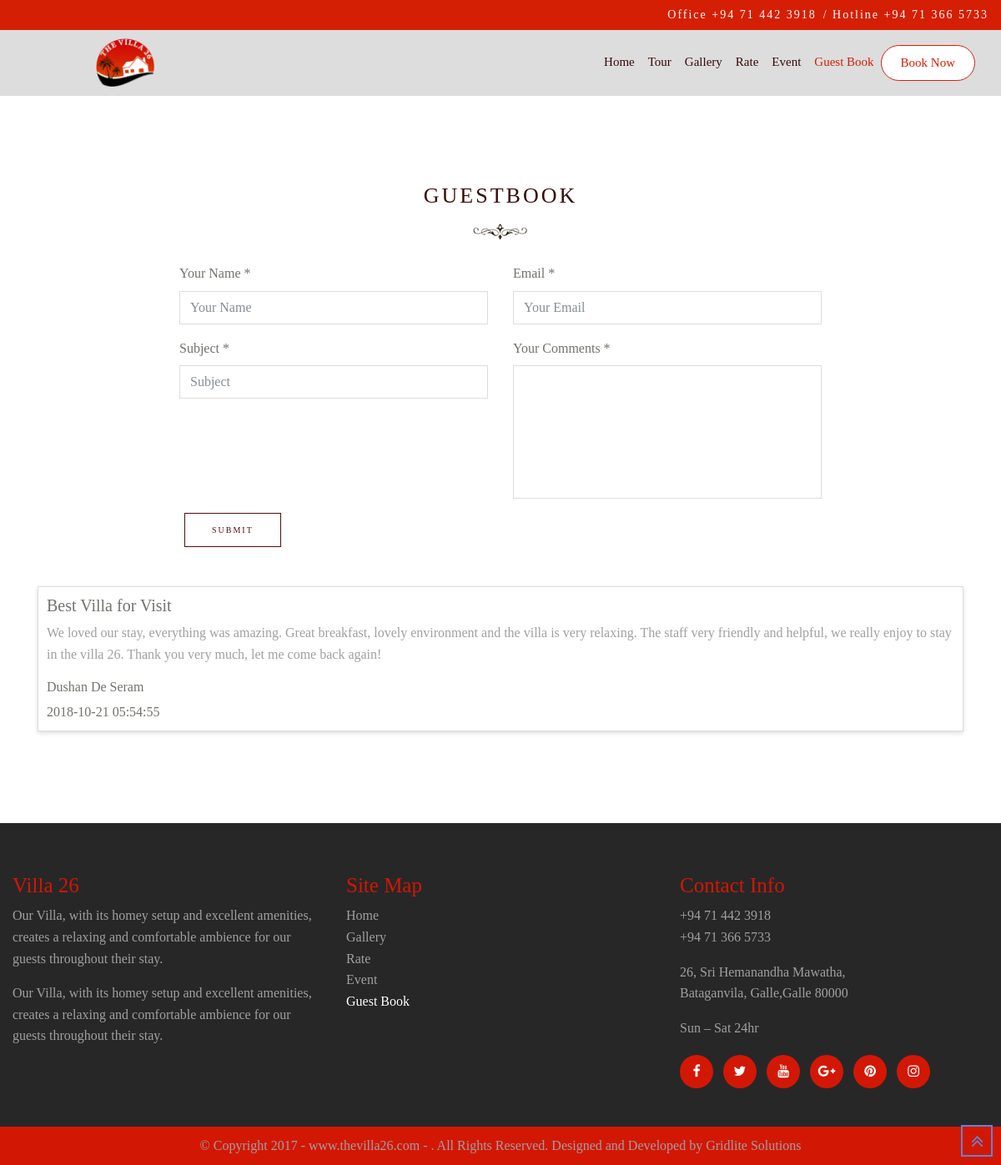
Page /index.php/guestbook on the committed database.
### tables this page shows
CREATE TABLE `guestbook` (
  `g_id` int(11) NOT NULL,
  `g_name` varchar(50) NOT NULL,
  `g_title` varchar(20) NOT NULL,
  `g_email` varchar(100) NOT NULL,
  `g_comment` varchar(500) NOT NULL,
  `g_status` varchar(10) NOT NULL,
  `g_view_status` varchar(10) NOT NULL,
  `g_date` timestamp NOT NULL DEFAULT current_timestamp() ON UPDATE current_timestamp()
);

### application/controllers/Guestbook.php (called while the page is built, shortened)
<?php
class Guestbook extends CI_Controller {
	function __Construct(){
		$this->load->model('guestbook_model');
		$this->load->model('common_model');
		$this->load->library('form_validation');
		$this->load->library("pagination");
		$this->load->helper('typography');
		$this->load->helper('text');
		$this->load->helper('string');
		$this->load->library('user_agent');
	}
	public function index()
	{
		$this->data['guestbooks'] = $this->guestbook_model->viewGuestbooks();
		$this->load->view('guestbook', $this->data);
	}
}

### index.php (called while the page is built, shortened)
<?php
require_once BASEPATH.'core/CodeIgniter.php';

### application/models/Guestbook_model.php (called while the page is built, shortened)
<?php
class Guestbook_model extends CI_model{
    public function viewGuestbooks(){
	$this->db->select("*");
    $this->db->from("guestbook");
    $this->db->where("g_status='active'");
    $query = $this->db->get();
    return $query->result();
	}
}
?>

### application/views/guestbook.php (the view, shortened to what this page needs)
?><!DOCTYPE html>
<html lang="en">
<head>
</head>
<body>
<div id="site-content">
    <div class="guestbook">
    	<div class="guest-wrap mg-t-30">
        	<div class="container-fluid section-container">
            		<div class="row section-title text-center">
                        <div class="col-md-12">
                            <h2>Guestbook</h2>
                        </div>
                    </div>
                    <div class="row">
                    	<div class="col-md-2"></div>
                        <div class="col-md-8">
                         	<div class="bookform-wrap">
                                 <form name="form" method="post" enctype="multipart/form-data" action="<?php echo base_url();?>guestbook/addguestbookprocess" onsubmit="return addGuestbook()">
                                  <div class="form-group">
                                  	<div class="row">
                                        <div class="col-md-6">
                                          <div class="controls">
                                        	<label>Your Name *</label>
                                        	<input type="text" name="name" class="form-control"  placeholder="Your Name">
                                          </div>
                                       </div>
                                       <div class="col-md-6">
                                          <div class="controls">
                                        	<label>Email *</label>
                                        	<input type="email" name="email" class="form-control" placeholder="Your Email">
                                          </div>
                                       </div>
                                    </div>
                                  </div>
                                  <div class="form-group">
                                  	<div class="row">
                                        <div class="col-md-6">
                                          <div class="controls">
                                        	<label>Subject *</label>
                                        	<input type="text"  name="subject" class="form-control"  placeholder="Subject">
                                          </div>
                                       </div>
                                       <div class="col-md-6">
                                          <div class="controls">
                                        	<label>Your Comments *</label>
                                        	<textarea maxlength="500" name="message" id="message"  class="form-control" rows="6"></textarea>
                                          </div>
                                       </div>
                                    </div>
                                  </div>
                                  <div class="form-group">
                                  	<div class="row">
                                        <div class="col-md-12">
                                            <div class="">
                                                <button class="formbtn"><a class="btn btn-white">Submit</a></button>
                                            </div>
                                        </div>
                                   </div>
                                  </div>
                                </form>
                            </div>
                        </div>
                        <div class="col-md-2"></div>
                    </div>
              </div>
        </div>
        <div class="guest-line mg-t-30">
        	<div class="container section-container">
            		<?php foreach($guestbooks  as $guestbook){?>
                    <div class="row">
                        <div class="col-md-12">
                         	<div class="review-wrap">
                                <div class="review-title">
                                    <h3><?php echo $guestbook->g_title;?></h3>
                                </div>
                                <div class="review-quote">
                                    <p><?php  $string = nl2br_except_pre($guestbook->g_comment);
									echo $string;?></p>
                                </div>
                                <div class="review-author">
                                    <h3><?php echo $guestbook->g_name;?></h3><span class="details"><?php echo $guestbook->g_date;?></span>
                                </div>
                            </div>
                        </div>
                    </div>
                    <?php } ?>
              </div>
        </div>
    </div>
</div>
</body>
</html>

### assets/css/style.css (style rules this page uses)
.section-title h2 { display: inline-block; line-height: 0px; margin-bottom: 40px; padding-bottom: 40px; position: relative; text-transform: uppercase; font-size: 24px; color: #272727; }
.section-title h2::after { background: rgba(0, 0, 0, 0) url(../img/png/title-divide.png) no-repeat scroll 0 0; bottom: -30%; content: ""; height: 50%; left: calc(50% - 51.5px); position: absolute; width: 103px; }
p { color: #a0a0a0; }
.tours,.gallery,.rate,.event,.guestbook,.booknow { padding: 80px 0 80px 0; }
textarea { resize: none; padding: 10px; border-radius: 0; width: 100%; }
.form-group .form-control { padding: 7px 12px; border-color: #dddddd; box-shadow: none; border-radius: 0; }
.formbtn { background: none; border: none; color: #4f1110; font-weight: bold; box-shadow:none; }
.review-title h3 { font-size:20px; }
.review-author h3 { font-size: 16px; }
.review-wrap { padding: 10px; border: 1px solid #dddddd; margin: 0; margin-bottom: 30px; -webkit-box-shadow: 0px 2px 5px 0px rgb(221, 221, 221); -moz-box-shadow: 0px 2px 5px 0px rgb(221, 221, 221); -ms-box-shadow: 0px 2px 5px 0px rgb(221, 221, 221); -o-box-shadow: 0px 2px 5px 0px rgb(221, 221, 221); box-shadow: 0px 2px 5px 0px rgb(221, 221, 221); -webkit-border-radius: 0px; -moz-border-radius: 0px; -ms-border-radius: 0px; border-radius: 0px; -webkit-transition: 0.3s; -o-transition: 0.3s; transition: 0.3s; }
.section-title h2 { display: inline-block; line-height: 0px; margin-bottom: 40px; padding-bottom: 40px; position: relative; text-transform: uppercase; font-size: 26px; color: #380b08; letter-spacing: 3px; }

### assets/css/main.css (style rules this page uses)
body { background-color: #fff; font-family: 'Alegreya', serif; line-height: 1.6em; color: #73726C; }
.mg-t-30 { margin-top:30px; }
.btn-white { background: #fff; color: #4f1110; border-radius: 0; border: solid 1px #4f1110; overflow: hidden; font-size: 10px; font-weight: 400; padding: 0.75rem 2rem 0.75rem 2rem; display: inline-block; vertical-align: middle; box-shadow: 0 0 1px rgba(0, 0, 0, 0); transition: all 0.4s ease 0s; text-transform: uppercase; letter-spacing: 2px; text-align: left; position: relative; }

### rows in the picture
guestbook: g_title "Best Villa for Visit", g_comment "We loved our stay, everything was amazing. Great breakfast, lovely environment and the villa is very relaxing. The staff very friendly and helpful, we really enjoy to stay in the villa 26. Thank you very much, let me come back again!", g_name "Dushan De Seram", g_date "2018-10-21 05:54:55"
